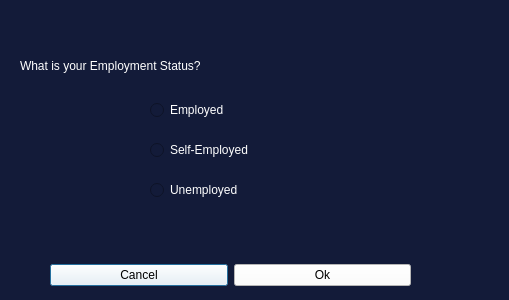
<?xml version="1.0" encoding="UTF-8"?>
<ui version="4.0">
 <class>secDialog</class>
 <widget class="QDialog" name="secDialog">
  <property name="geometry">
   <rect>
    <x>0</x>
    <y>0</y>
    <width>509</width>
    <height>300</height>
   </rect>
  </property>
  <property name="windowTitle">
   <string>Dialog</string>
  </property>
  <property name="styleSheet">
   <string notr="true">background-color: #131b39;</string>
  </property>
  <widget class="QLabel" name="label">
   <property name="geometry">
    <rect>
     <x>20</x>
     <y>50</y>
     <width>521</width>
     <height>31</height>
    </rect>
   </property>
   <property name="styleSheet">
    <string notr="true">color:white;
font: 900 20pt &quot;Arial Black&quot;;</string>
   </property>
   <property name="text">
    <string>What is your Employment Status?</string>
   </property>
  </widget>
  <widget class="QRadioButton" name="radioButton">
   <property name="geometry">
    <rect>
     <x>150</x>
     <y>100</y>
     <width>100</width>
     <height>20</height>
    </rect>
   </property>
   <property name="styleSheet">
    <string notr="true">color:white;</string>
   </property>
   <property name="text">
    <string>Employed</string>
   </property>
  </widget>
  <widget class="QRadioButton" name="radioButton_2">
   <property name="geometry">
    <rect>
     <x>150</x>
     <y>140</y>
     <width>121</width>
     <height>20</height>
    </rect>
   </property>
   <property name="styleSheet">
    <string notr="true">color:white;</string>
   </property>
   <property name="text">
    <string>Self-Employed</string>
   </property>
  </widget>
  <widget class="QRadioButton" name="radioButton_3">
   <property name="geometry">
    <rect>
     <x>150</x>
     <y>180</y>
     <width>100</width>
     <height>20</height>
    </rect>
   </property>
   <property name="styleSheet">
    <string notr="true">color:white;</string>
   </property>
   <property name="text">
    <string>Unemployed</string>
   </property>
  </widget>
  <widget class="QWidget" name="horizontalLayoutWidget">
   <property name="geometry">
    <rect>
     <x>50</x>
     <y>250</y>
     <width>361</width>
     <height>51</height>
    </rect>
   </property>
   <layout class="QHBoxLayout" name="horizontalLayout">
    <item>
     <widget class="QPushButton" name="eno">
      <property name="styleSheet">
       <string notr="true">background-color: white;
color:black;</string>
      </property>
      <property name="text">
       <string>Cancel</string>
      </property>
     </widget>
    </item>
    <item>
     <widget class="QPushButton" name="eyes">
      <property name="styleSheet">
       <string notr="true">background-color: white;
color:black;</string>
      </property>
      <property name="text">
       <string>Ok</string>
      </property>
     </widget>
    </item>
   </layout>
  </widget>
 </widget>
 <resources/>
 <connections/>
</ui>
